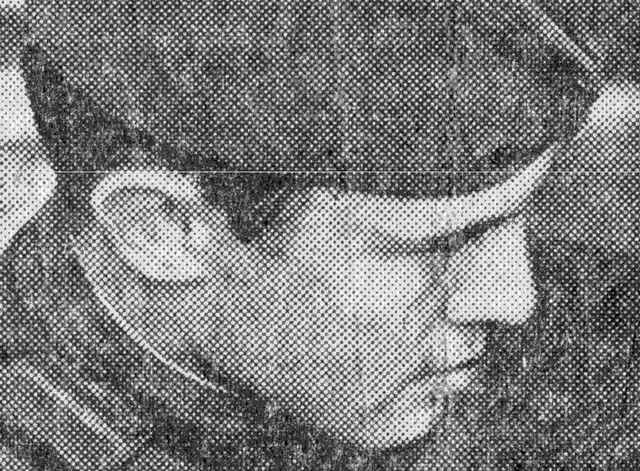
//> input picture Image_Processing/periodic_noise_removing_filter/period_input.jpg, 640 x 471 px
$ ./periodic_noise_removing_filter   (built with g++ and OpenCV 4)
//> lines starting //> are read from the running program, lines starting //| are printed output that depends on the picture

#include <iostream>
#include <opencv2/imgcodecs.hpp>
#include <opencv2/imgproc.hpp>
using namespace cv;
using namespace std;
void fftshift(const Mat& inputImg, Mat& outputImg);
void filter2DFreq(const Mat& inputImg, Mat& outputImg, const Mat& H);
void synthesizeFilterH(Mat& inputOutput_H, Point center, int radius);
void calcPSD(const Mat& inputImg, Mat& outputImg, int flag = 0);
int main()
{
    Mat imgIn = imread("period_input.jpg", IMREAD_GRAYSCALE);
//> imgIn is the input picture: 471 rows x 640 cols, CV_8UC1; min 0, max 255, mean 123.6
    if (imgIn.empty()) //check whether the image is loaded or not
    {
        cout << "ERROR : Image cannot be loaded..!!" << endl;
        return -1;
    }
    imgIn.convertTo(imgIn, CV_32F);
//> imgIn: 471 rows x 640 cols, CV_32FC1
    // it needs to process even image only
    Rect roi = Rect(0, 0, imgIn.cols & -2, imgIn.rows & -2);
//> roi = Rect(0, 0, 640, 470)
    imgIn = imgIn(roi);
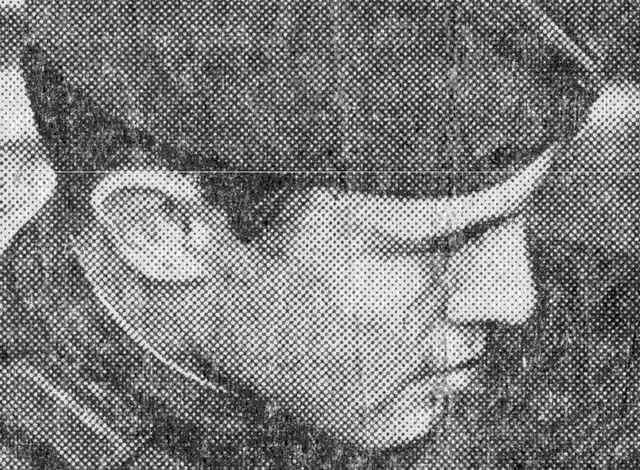
//> imgIn: 470 rows x 640 cols, CV_32FC1; min 0, max 255, mean 123.7
    // PSD calculation (start)
    Mat imgPSD;
    calcPSD(imgIn, imgPSD);
//> in calcPSD, `Mat planes[2] = { Mat_<float>(inputImg.clone()), Mat::zeros(inputImg.s..`: planes[1]: 470 rows x 640 cols, CV_32FC1; every value is 0
//> in calcPSD, `planes[0].at<float>(0) = 0;`: planes[0]: 470 rows x 640 cols, CV_32FC1; min -4468841, max 1864718.2, mean 92.3
    fftshift(imgPSD, imgPSD);
    normalize(imgPSD, imgPSD, 0, 255, NORM_MINMAX);
    // PSD calculation (stop)
    //H calculation (start)
    Mat H = Mat(roi.size(), CV_32F, Scalar(1));
    const int r = 21;
    synthesizeFilterH(H, Point(705, 458), r);
    synthesizeFilterH(H, Point(850, 391), r);
    synthesizeFilterH(H, Point(993, 325), r);
    //H calculation (stop)
    // filtering (start)
    Mat imgOut;
    fftshift(H, H);
//> in fftshift (call 2), `q0.copyTo(tmp);`: tmp: 235 rows x 320 cols, CV_32FC1; every value is 1
    filter2DFreq(imgIn, imgOut, H);
//> in filter2DFreq, `split(complexIH, planes);`:
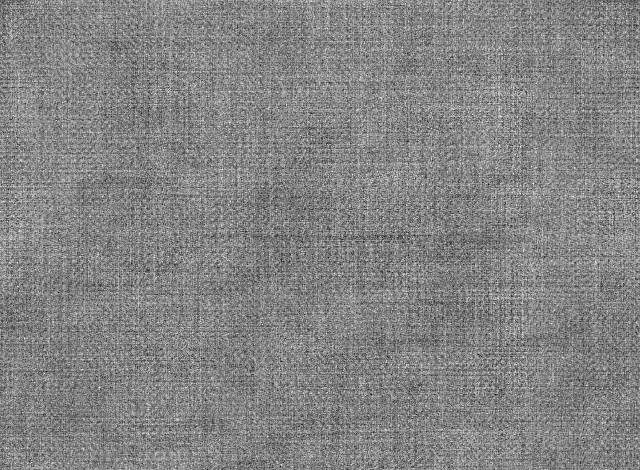
//> planes[1]: 470 rows x 640 cols, CV_32FC1; min -4.37e-05, max 4.06e-05, mean 3.1e-15; drawn with min black and max white
    // filtering (stop)
    imgOut.convertTo(imgOut, CV_8U);
    normalize(imgOut, imgOut, 0, 255, NORM_MINMAX);
    imwrite("result.jpg", imgOut);
    imwrite("PSD.jpg", imgPSD);
    fftshift(H, H);
    normalize(H, H, 0, 255, NORM_MINMAX);
    imwrite("filter.jpg", H);
    return 0;
}
void fftshift(const Mat& inputImg, Mat& outputImg)
{
    outputImg = inputImg.clone();
    int cx = outputImg.cols / 2;
    int cy = outputImg.rows / 2;
    Mat q0(outputImg, Rect(0, 0, cx, cy));
    Mat q1(outputImg, Rect(cx, 0, cx, cy));
    Mat q2(outputImg, Rect(0, cy, cx, cy));
    Mat q3(outputImg, Rect(cx, cy, cx, cy));
    Mat tmp;
    q0.copyTo(tmp);
    q3.copyTo(q0);
    tmp.copyTo(q3);
    q1.copyTo(tmp);
    q2.copyTo(q1);
    tmp.copyTo(q2);
}
void filter2DFreq(const Mat& inputImg, Mat& outputImg, const Mat& H)
{
    Mat planes[2] = { Mat_<float>(inputImg.clone()), Mat::zeros(inputImg.size(), CV_32F) };
    Mat complexI;
    merge(planes, 2, complexI);
    dft(complexI, complexI, DFT_SCALE);
    Mat planesH[2] = { Mat_<float>(H.clone()), Mat::zeros(H.size(), CV_32F) };
    Mat complexH;
    merge(planesH, 2, complexH);
    Mat complexIH;
    mulSpectrums(complexI, complexH, complexIH, 0);
    idft(complexIH, complexIH);
    split(complexIH, planes);
    outputImg = planes[0];
}
void synthesizeFilterH(Mat& inputOutput_H, Point center, int radius)
{
    Point c2 = center, c3 = center, c4 = center;
    c2.y = inputOutput_H.rows - center.y;
    c3.x = inputOutput_H.cols - center.x;
    c4 = Point(c3.x, c2.y);
    circle(inputOutput_H, center, radius, 0, -1, 8);
    circle(inputOutput_H, c2, radius, 0, -1, 8);
    circle(inputOutput_H, c3, radius, 0, -1, 8);
    circle(inputOutput_H, c4, radius, 0, -1, 8);
}
// Function calculates PSD(Power spectrum density) by fft with two flags
// flag = 0 means to return PSD
// flag = 1 means to return log(PSD)
void calcPSD(const Mat& inputImg, Mat& outputImg, int flag)
{
    Mat planes[2] = { Mat_<float>(inputImg.clone()), Mat::zeros(inputImg.size(), CV_32F) };
    Mat complexI;
    merge(planes, 2, complexI);
    dft(complexI, complexI);
    split(complexI, planes);            // planes[0] = Re(DFT(I)), planes[1] = Im(DFT(I))
    planes[0].at<float>(0) = 0;
    planes[1].at<float>(0) = 0;
    // compute the PSD = sqrt(Re(DFT(I))^2 + Im(DFT(I))^2)^2
    Mat imgPSD;
    magnitude(planes[0], planes[1], imgPSD);        //imgPSD = sqrt(Power spectrum density)
    pow(imgPSD, 2, imgPSD);                         //it needs ^2 in order to get PSD
    outputImg = imgPSD;
    // logPSD = log(1 + PSD)
    if (flag)
    {
        Mat imglogPSD;
        imglogPSD = imgPSD + Scalar::all(1);
        log(imglogPSD, imglogPSD);
        outputImg = imglogPSD;
    }
}
